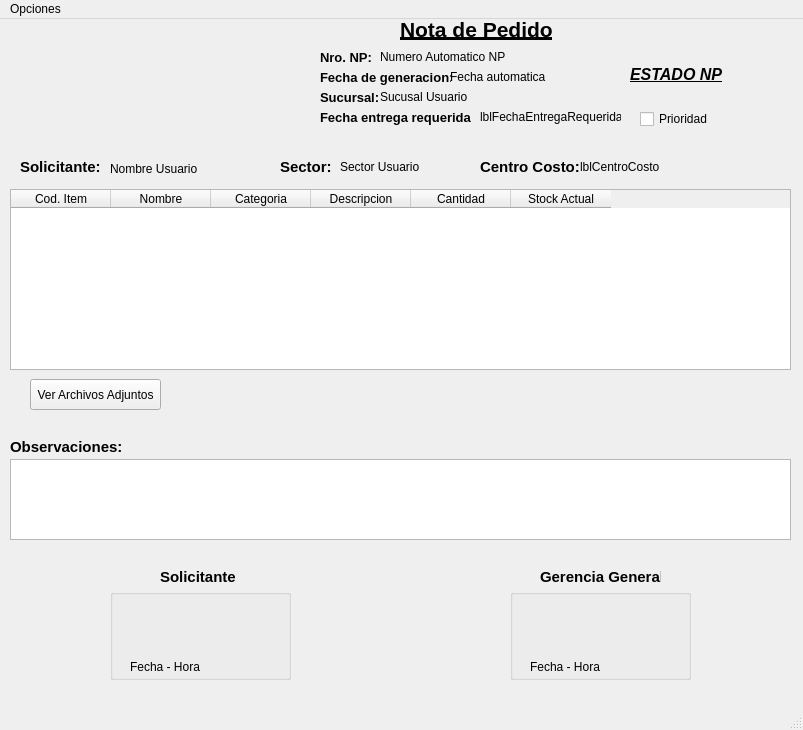
<?xml version="1.0" encoding="UTF-8"?>
<ui version="4.0">
 <class>pantallaVerNP</class>
 <widget class="QMainWindow" name="pantallaVerNP">
  <property name="geometry">
   <rect>
    <x>0</x>
    <y>0</y>
    <width>803</width>
    <height>730</height>
   </rect>
  </property>
  <property name="sizePolicy">
   <sizepolicy hsizetype="Fixed" vsizetype="Fixed">
    <horstretch>0</horstretch>
    <verstretch>0</verstretch>
   </sizepolicy>
  </property>
  <property name="minimumSize">
   <size>
    <width>800</width>
    <height>600</height>
   </size>
  </property>
  <property name="maximumSize">
   <size>
    <width>1366</width>
    <height>768</height>
   </size>
  </property>
  <property name="windowTitle">
   <string>Nota de Pedido</string>
  </property>
  <property name="styleSheet">
   <string notr="true"/>
  </property>
  <widget class="QWidget" name="centralwidget">
   <widget class="QLabel" name="logo_np">
    <property name="geometry">
     <rect>
      <x>0</x>
      <y>0</y>
      <width>300</width>
      <height>130</height>
     </rect>
    </property>
    <property name="maximumSize">
     <size>
      <width>300</width>
      <height>130</height>
     </size>
    </property>
    <property name="text">
     <string/>
    </property>
    <property name="pixmap">
     <pixmap>:/xy/logo_info.jpg</pixmap>
    </property>
    <property name="scaledContents">
     <bool>true</bool>
    </property>
   </widget>
   <widget class="QLabel" name="label_6">
    <property name="geometry">
     <rect>
      <x>320</x>
      <y>70</y>
      <width>71</width>
      <height>16</height>
     </rect>
    </property>
    <property name="font">
     <font>
      <pointsize>10</pointsize>
      <bold>true</bold>
     </font>
    </property>
    <property name="text">
     <string>Sucursal:</string>
    </property>
   </widget>
   <widget class="QLabel" name="label_7">
    <property name="geometry">
     <rect>
      <x>320</x>
      <y>50</y>
      <width>131</width>
      <height>16</height>
     </rect>
    </property>
    <property name="font">
     <font>
      <pointsize>10</pointsize>
      <bold>true</bold>
     </font>
    </property>
    <property name="text">
     <string>Fecha de generacion:</string>
    </property>
   </widget>
   <widget class="QLabel" name="label_8">
    <property name="geometry">
     <rect>
      <x>400</x>
      <y>0</y>
      <width>161</width>
      <height>21</height>
     </rect>
    </property>
    <property name="font">
     <font>
      <pointsize>16</pointsize>
      <bold>true</bold>
      <underline>true</underline>
     </font>
    </property>
    <property name="text">
     <string>Nota de Pedido</string>
    </property>
   </widget>
   <widget class="QLabel" name="label_9">
    <property name="geometry">
     <rect>
      <x>320</x>
      <y>90</y>
      <width>151</width>
      <height>16</height>
     </rect>
    </property>
    <property name="font">
     <font>
      <pointsize>10</pointsize>
      <bold>true</bold>
     </font>
    </property>
    <property name="text">
     <string>Fecha entrega requerida:</string>
    </property>
   </widget>
   <widget class="QLabel" name="label_10">
    <property name="geometry">
     <rect>
      <x>320</x>
      <y>30</y>
      <width>61</width>
      <height>16</height>
     </rect>
    </property>
    <property name="font">
     <font>
      <pointsize>10</pointsize>
      <bold>true</bold>
     </font>
    </property>
    <property name="text">
     <string>Nro. NP:</string>
    </property>
   </widget>
   <widget class="QTableWidget" name="tablaItemCrearNP">
    <property name="geometry">
     <rect>
      <x>10</x>
      <y>170</y>
      <width>781</width>
      <height>181</height>
     </rect>
    </property>
    <property name="styleSheet">
     <string notr="true"/>
    </property>
    <column>
     <property name="text">
      <string>Cod. Item</string>
     </property>
    </column>
    <column>
     <property name="text">
      <string>Nombre</string>
     </property>
    </column>
    <column>
     <property name="text">
      <string>Categoria</string>
     </property>
    </column>
    <column>
     <property name="text">
      <string>Descripcion</string>
     </property>
    </column>
    <column>
     <property name="text">
      <string>Cantidad</string>
     </property>
    </column>
    <column>
     <property name="text">
      <string>Stock Actual</string>
     </property>
    </column>
   </widget>
   <widget class="QTextEdit" name="txtObservacionesCrearNP">
    <property name="geometry">
     <rect>
      <x>10</x>
      <y>440</y>
      <width>781</width>
      <height>81</height>
     </rect>
    </property>
    <property name="styleSheet">
     <string notr="true"/>
    </property>
   </widget>
   <widget class="QLabel" name="label_5">
    <property name="geometry">
     <rect>
      <x>10</x>
      <y>420</y>
      <width>111</width>
      <height>16</height>
     </rect>
    </property>
    <property name="font">
     <font>
      <pointsize>11</pointsize>
      <bold>true</bold>
     </font>
    </property>
    <property name="text">
     <string>Observaciones:</string>
    </property>
   </widget>
   <widget class="QGroupBox" name="groupBox_2">
    <property name="geometry">
     <rect>
      <x>110</x>
      <y>570</y>
      <width>181</width>
      <height>91</height>
     </rect>
    </property>
    <property name="styleSheet">
     <string notr="true"/>
    </property>
    <property name="title">
     <string/>
    </property>
    <widget class="QLabel" name="lblFirmaSolicitante_NP">
     <property name="geometry">
      <rect>
       <x>10</x>
       <y>0</y>
       <width>160</width>
       <height>70</height>
      </rect>
     </property>
     <property name="maximumSize">
      <size>
       <width>160</width>
       <height>70</height>
      </size>
     </property>
     <property name="baseSize">
      <size>
       <width>0</width>
       <height>0</height>
      </size>
     </property>
     <property name="font">
      <font>
       <pointsize>9</pointsize>
       <bold>false</bold>
      </font>
     </property>
     <property name="text">
      <string/>
     </property>
     <property name="pixmap">
      <pixmap>:/xy/firma_digital_img.jpg</pixmap>
     </property>
     <property name="scaledContents">
      <bool>true</bool>
     </property>
    </widget>
    <widget class="QLabel" name="lblFechaFirmaS_NP">
     <property name="geometry">
      <rect>
       <x>20</x>
       <y>70</y>
       <width>141</width>
       <height>16</height>
      </rect>
     </property>
     <property name="text">
      <string>Fecha - Hora</string>
     </property>
    </widget>
   </widget>
   <widget class="QLabel" name="label_11">
    <property name="geometry">
     <rect>
      <x>160</x>
      <y>550</y>
      <width>81</width>
      <height>16</height>
     </rect>
    </property>
    <property name="font">
     <font>
      <pointsize>11</pointsize>
      <bold>true</bold>
     </font>
    </property>
    <property name="text">
     <string>Solicitante</string>
    </property>
   </widget>
   <widget class="QGroupBox" name="groupBox_3">
    <property name="geometry">
     <rect>
      <x>510</x>
      <y>570</y>
      <width>181</width>
      <height>91</height>
     </rect>
    </property>
    <property name="styleSheet">
     <string notr="true"/>
    </property>
    <property name="title">
     <string/>
    </property>
    <widget class="QLabel" name="lblFirmaGerencia_NP">
     <property name="geometry">
      <rect>
       <x>10</x>
       <y>0</y>
       <width>160</width>
       <height>70</height>
      </rect>
     </property>
     <property name="maximumSize">
      <size>
       <width>160</width>
       <height>70</height>
      </size>
     </property>
     <property name="font">
      <font>
       <pointsize>9</pointsize>
       <bold>false</bold>
      </font>
     </property>
     <property name="text">
      <string/>
     </property>
     <property name="pixmap">
      <pixmap>:/xy/firma_digital_img.jpg</pixmap>
     </property>
     <property name="scaledContents">
      <bool>true</bool>
     </property>
    </widget>
    <widget class="QLabel" name="lblFechaFirmaGG_NP">
     <property name="geometry">
      <rect>
       <x>20</x>
       <y>70</y>
       <width>141</width>
       <height>16</height>
      </rect>
     </property>
     <property name="text">
      <string>Fecha - Hora</string>
     </property>
    </widget>
   </widget>
   <widget class="QLabel" name="label_18">
    <property name="geometry">
     <rect>
      <x>540</x>
      <y>550</y>
      <width>121</width>
      <height>16</height>
     </rect>
    </property>
    <property name="font">
     <font>
      <pointsize>11</pointsize>
      <bold>true</bold>
     </font>
    </property>
    <property name="text">
     <string>Gerencia General</string>
    </property>
   </widget>
   <widget class="QLabel" name="lblSucursalUsuario_NP">
    <property name="geometry">
     <rect>
      <x>380</x>
      <y>70</y>
      <width>161</width>
      <height>16</height>
     </rect>
    </property>
    <property name="text">
     <string>Sucusal Usuario</string>
    </property>
   </widget>
   <widget class="QLabel" name="lblNumeroNP_NP">
    <property name="geometry">
     <rect>
      <x>380</x>
      <y>30</y>
      <width>161</width>
      <height>16</height>
     </rect>
    </property>
    <property name="text">
     <string>Numero Automatico NP</string>
    </property>
   </widget>
   <widget class="QLabel" name="lblFechaAutomatica_NP">
    <property name="geometry">
     <rect>
      <x>450</x>
      <y>50</y>
      <width>101</width>
      <height>16</height>
     </rect>
    </property>
    <property name="text">
     <string>Fecha automatica</string>
    </property>
   </widget>
   <widget class="QLabel" name="label_4">
    <property name="geometry">
     <rect>
      <x>20</x>
      <y>140</y>
      <width>81</width>
      <height>16</height>
     </rect>
    </property>
    <property name="font">
     <font>
      <pointsize>11</pointsize>
      <bold>true</bold>
     </font>
    </property>
    <property name="text">
     <string>Solicitante:</string>
    </property>
   </widget>
   <widget class="QLabel" name="lblNombreUsuario_NP">
    <property name="geometry">
     <rect>
      <x>110</x>
      <y>140</y>
      <width>161</width>
      <height>20</height>
     </rect>
    </property>
    <property name="text">
     <string>Nombre Usuario</string>
    </property>
   </widget>
   <widget class="QLabel" name="label_3">
    <property name="geometry">
     <rect>
      <x>280</x>
      <y>140</y>
      <width>51</width>
      <height>16</height>
     </rect>
    </property>
    <property name="font">
     <font>
      <pointsize>11</pointsize>
      <bold>true</bold>
     </font>
    </property>
    <property name="text">
     <string>Sector:</string>
    </property>
   </widget>
   <widget class="QLabel" name="lblSectorUsuario_NP">
    <property name="geometry">
     <rect>
      <x>340</x>
      <y>140</y>
      <width>141</width>
      <height>16</height>
     </rect>
    </property>
    <property name="text">
     <string>Sector Usuario</string>
    </property>
   </widget>
   <widget class="QPushButton" name="btnVerArchivos_NP">
    <property name="geometry">
     <rect>
      <x>30</x>
      <y>360</y>
      <width>131</width>
      <height>31</height>
     </rect>
    </property>
    <property name="styleSheet">
     <string notr="true"/>
    </property>
    <property name="text">
     <string>Ver Archivos Adjuntos</string>
    </property>
   </widget>
   <widget class="QLabel" name="lblEstadoNP_NP">
    <property name="geometry">
     <rect>
      <x>630</x>
      <y>40</y>
      <width>131</width>
      <height>31</height>
     </rect>
    </property>
    <property name="font">
     <font>
      <pointsize>12</pointsize>
      <italic>true</italic>
      <bold>true</bold>
      <underline>true</underline>
     </font>
    </property>
    <property name="text">
     <string>ESTADO NP</string>
    </property>
   </widget>
   <widget class="QLabel" name="label_12">
    <property name="geometry">
     <rect>
      <x>480</x>
      <y>140</y>
      <width>101</width>
      <height>16</height>
     </rect>
    </property>
    <property name="font">
     <font>
      <pointsize>11</pointsize>
      <bold>true</bold>
     </font>
    </property>
    <property name="text">
     <string>Centro Costo:</string>
    </property>
   </widget>
   <widget class="QLabel" name="lblFechaEntregaRequerida">
    <property name="geometry">
     <rect>
      <x>480</x>
      <y>90</y>
      <width>141</width>
      <height>16</height>
     </rect>
    </property>
    <property name="text">
     <string>lblFechaEntregaRequerida</string>
    </property>
   </widget>
   <widget class="QLabel" name="lblCentroCosto">
    <property name="geometry">
     <rect>
      <x>580</x>
      <y>140</y>
      <width>191</width>
      <height>16</height>
     </rect>
    </property>
    <property name="text">
     <string>lblCentroCosto</string>
    </property>
   </widget>
   <widget class="QCheckBox" name="checkBoxPrioridad">
    <property name="geometry">
     <rect>
      <x>640</x>
      <y>90</y>
      <width>78</width>
      <height>20</height>
     </rect>
    </property>
    <property name="text">
     <string>Prioridad</string>
    </property>
   </widget>
  </widget>
  <widget class="QMenuBar" name="menubar">
   <property name="geometry">
    <rect>
     <x>0</x>
     <y>0</y>
     <width>803</width>
     <height>33</height>
    </rect>
   </property>
   <widget class="QMenu" name="menuOpciones">
    <property name="title">
     <string>Opciones</string>
    </property>
    <widget class="QMenu" name="menuGuardar_en_PDF">
     <property name="title">
      <string>Guardar en PDF</string>
     </property>
     <addaction name="actionPDF_Completo"/>
     <addaction name="actionPDF_Proveedor"/>
    </widget>
    <addaction name="menuGuardar_en_PDF"/>
   </widget>
   <addaction name="menuOpciones"/>
  </widget>
  <widget class="QStatusBar" name="statusbar"/>
  <action name="actionGenerar_NP">
   <property name="text">
    <string>Generar NP</string>
   </property>
  </action>
  <action name="actionCancelar_NP">
   <property name="text">
    <string>Cancelar</string>
   </property>
  </action>
  <action name="actionPDF_Completo">
   <property name="text">
    <string>PDF Completo</string>
   </property>
  </action>
  <action name="actionPDF_Proveedor">
   <property name="text">
    <string>PDF Proveedor</string>
   </property>
  </action>
 </widget>
 <resources>
  <include location="../../img/imagenes.qrc"/>
  <include location="../../img/imagenes.qrc"/>
  <include location="../../img/imagenes.qrc"/>
  <include location="../../img/imagenes.qrc"/>
 </resources>
 <connections/>
</ui>
